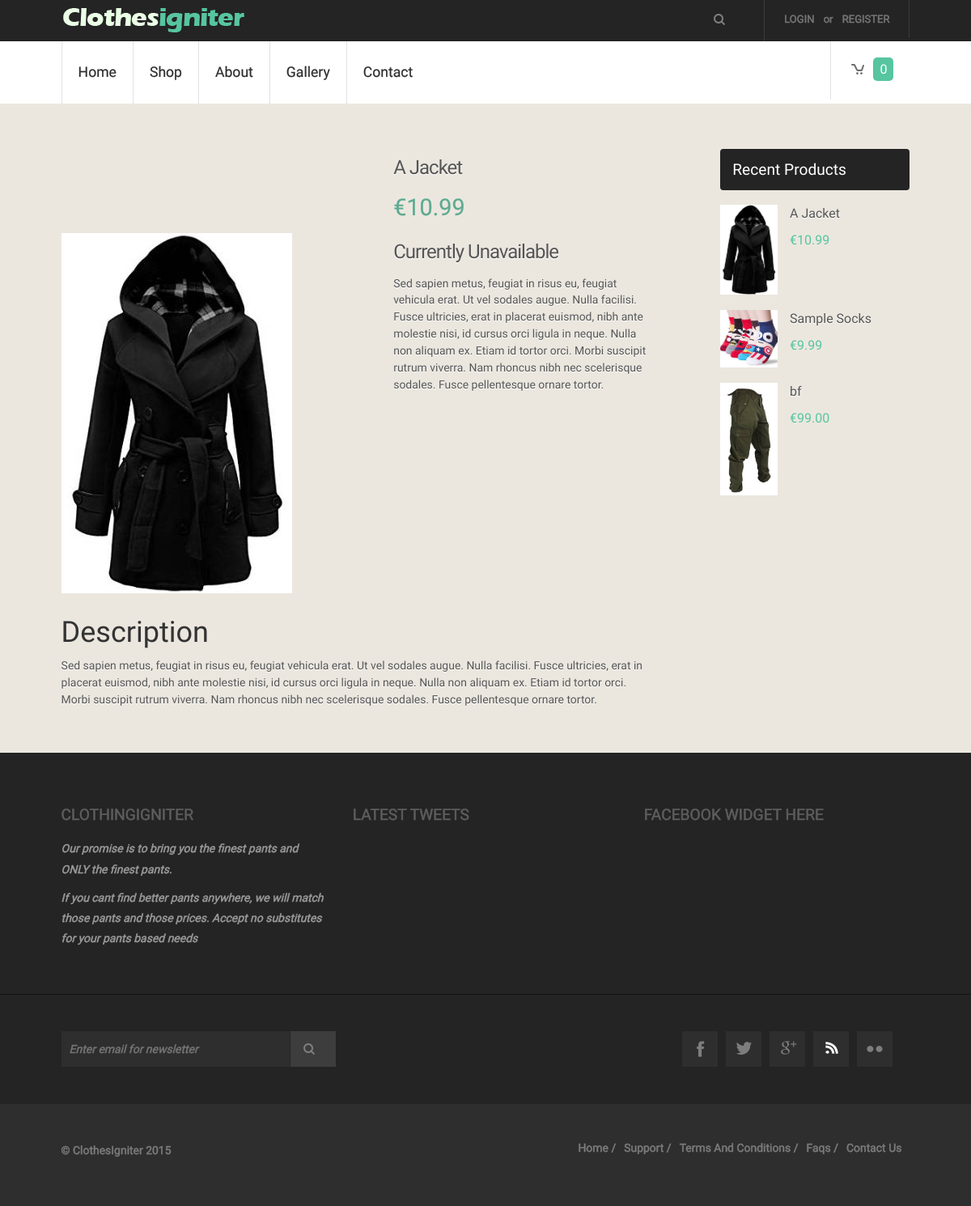
Page /index.php/item/view/28 on the earlier database version.
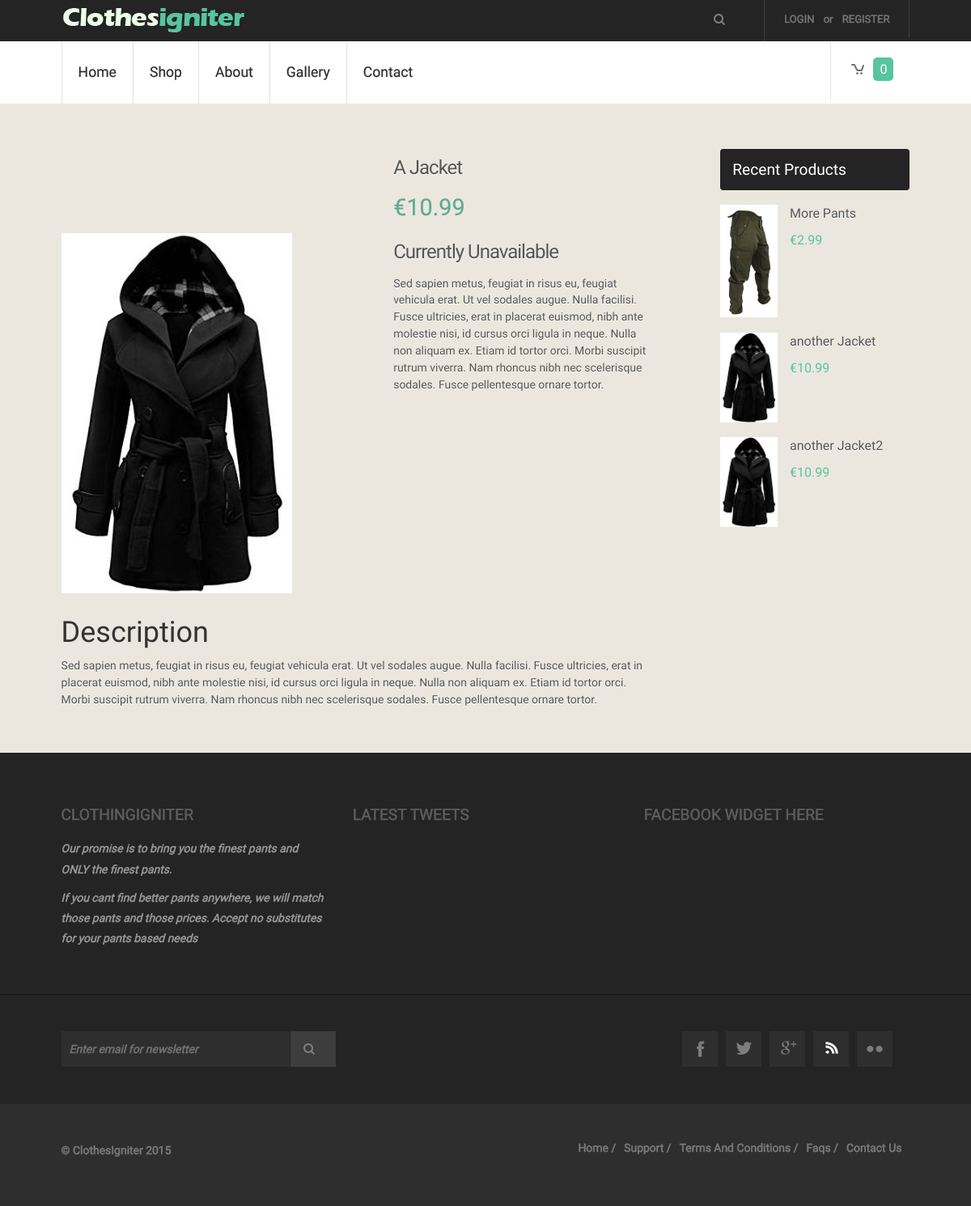
Same page on the later database version.
### tables this page shows
CREATE TABLE IF NOT EXISTS `store_items` (
`id` int(11) NOT NULL,
  `item_name` varchar(240) NOT NULL,
  `item_price` decimal(7,2) NOT NULL,
  `image_small` varchar(240) NOT NULL,
  `image_large` varchar(240) NOT NULL,
  `item_description` text NOT NULL,
  `rating` int(11) NOT NULL DEFAULT '0',
  `categoryID` int(11) NOT NULL,
  `brandID` int(11) NOT NULL,
  `item_description_short` text NOT NULL
);

### application/views/includes/template.php (called while the page is built, shortened)
<?php $this->load->view('includes/header' ,$this->globals);?>
<?php $this->load->view($main_content);?>

### application/controllers/item.php (called while the page is built, shortened)
<?php
class Item extends MY_Controller
{
    function __construct()
    {
        $this->load->model('item_model');
        $this->load->model('stock_model');
        $this->load->helper('url_helper');
        $this->load->library('user_agent');
    }
    function view($id = NULL)
    {
        $data['item'] = $this->item_model->get_item($id);
		$recent_items = $this->item_model->get_item();
		$data['recent_items'] = array_slice($recent_items, -3, 3);
        $data['stock'] = $this->stock_model->get_by_item_id($id);
        $categoryID = $data['item']['categoryID'];
        $brandID = $data['item']['brandID'];
        $data["categories"] = $this->category_model->get($categoryID);
        $data["brands"] = $this->brand_model->get($brandID);
        $data['main_content'] = 'store/view';
        $this->load->view('includes/template', $data, $this->globals);
    }
}

### index.php (called while the page is built, shortened)
<?php
require_once BASEPATH.'core/CodeIgniter.php';

### application/models/Item_model.php (called while the page is built, shortened)
<?php
class Item_model extends CI_Model
{
    public function get_item($id = FALSE)
    {
        if (!$id)
        {
            $query = $this->db->get('store_items');
            if ($query->num_rows() > 0) {
                foreach ($query->result() as $row) {
                    $data[] = $row;
                }
                return $data;
            }
            return false;
        }
        $query = $this->db->get_where('store_items', array('id' => $id));
        return $query->row_array();
    }
}

### application/views/store/view.php (the view, shortened to what this page needs)
<div class="single">
    <div class="left_content">
        <div class="span1_of_1">
            <div class="product-view">
                <div class="product-essential">
                    <div class="product-img-box">
                        <div class="more-views">
                            <div class="more-views-container">
                                <ul>
                                    <li>
                                    </li>
                                    <li>
                                    </li>
                                    <li>
                                    </li>
                                    <li>
                                    </li>
                                    <li>
                                    </li>
                                </ul>
                            </div>
                        </div>
                        <div class="product-image">
                            <a>
                                <img src="<?php echo base_url() . "images/clothes/" . $item['image_large']; ?>" />
                            </a>
                        </div>
                    </div>
                </div>
            </div>
        </div>
        <div class="span1_of_1_des">
            <div class="desc1">
                <h3><?php echo $item['item_name']; ?></h3>
                <h5>&euro;<?php echo $item['item_price']; ?></h5>
                <div class="available">
                    <?php if($stock){
                        echo form_open('store/add_to_cart'); ?>
                        <strong>Select Options:</strong>
                        <select name="stock">
                            <?php foreach($stock as $variation){
                                if($variation['stock']>0) {
                                    echo "<option value='" . $variation['id'] . "'>" . $variation['colour'] . " - " . $variation['size'] . "</option>";
                                }
                            }
                            ?>
                        </select>
                    <div class="registration_form">
                            <?php
                            echo form_submit('submit', 'Add To Cart');
                            echo form_close();?>
                    </div>
                    <?php }
                    else{
                        echo '<h3>Currently Unavailable</h3>';
                    }
                    ?>
                    <p><?php echo $item['item_description_short']; ?></p>
                </div>
            </div>
        </div>
        <div class="left_content_btm">
            <h1>Description</h1><p class="para"><?php echo $item['item_description']; ?></p>
        </div>
    </div>
    <div class="left_sidebar">
        <h4>recent products</h4>
		<?php
			  foreach($recent_items as $item){
					?>
        <div class="left_products">
            <div class="left_img">
                <img src="<?php echo base_url() . "images/clothes/" . $item->image_large; ?>" alt=""/>
            </div>
					<div class="left_text">
						<p><?php echo anchor('item/view/' . $item->id, $item->item_name) ?></p>
						<span>&euro;<?php echo $item->item_price ?></span>
					</div>
        </div>
		<?php } ?>
    </div>
</div>

Differences in the rows shown:
no longer on one of the page's lists (row unchanged): store_items: id+item_name "A Jacket", item_price "10.99"
no longer on this page (row edited): store_items: image_large (picture), id+item_name "Sample Socks", item_price "9.99"
removed store_items: image_large (picture), id+item_name "bf", item_price "99.00"
added store_items: image_large (picture), id+item_name "More Pants", item_price "2.99"
added store_items: image_large (picture), id+item_name "another Jacket", item_price "10.99"
added store_items: image_large (picture), id+item_name "another Jacket2", item_price "10.99"
